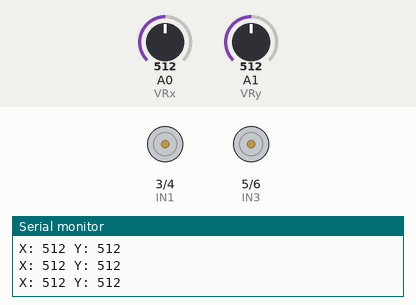
This sketch was run on a simulated Arduino Uno, built with avr-gcc and run on an emulated ATmega328P. Shown: motor-driver pin pairs drawn as motors (green arrow = first pin HIGH = forward, orange = second pin HIGH = backward, longer = more drive), the last lines printed to the serial monitor. Inputs (shaded band) come from the test bench; at power-on: A0 (VRx) = 512, A1 (VRy) = 512.

Above: at 1.2 s.
1.3 s: A0 (VRx) set to 603
2.8 s: A0 (VRx) set to 631
At 3.7 s:
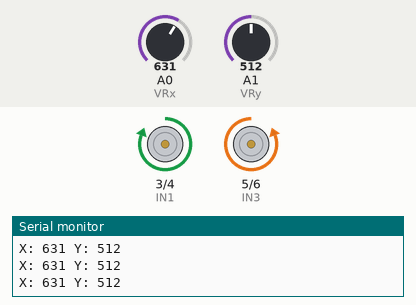
4.3 s: A1 (VRy) set to 597
5.8 s: A1 (VRy) set to 630
At 6.7 s:
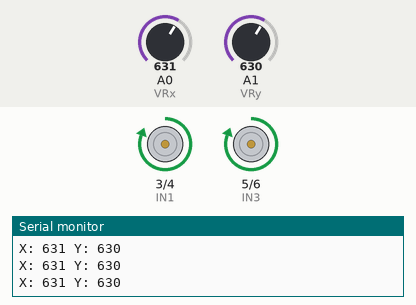
7.3 s: A1 (VRy) set to 306
At 8.2 s:
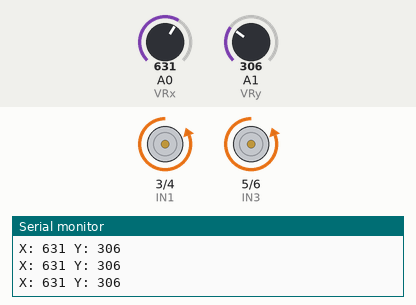
8.8 s: A1 (VRy) set to 397
10.3 s: A1 (VRy) set to 426
At 11.1 s:
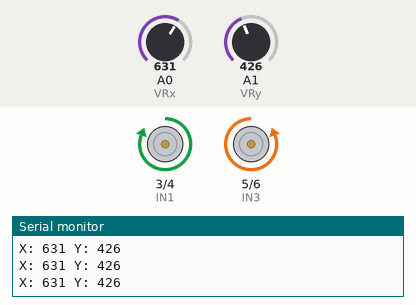
Timing chart, 0 to 12.8 s (numbered marks = the images above; inputs shaded):
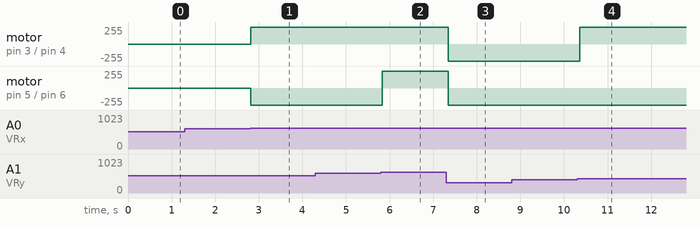

Measured:
- the behaviour switches between 612 and 613 on A0 (VRx) (found by bisection; images 0 and 1)
- the behaviour switches between 612 and 613 on A1 (VRy) (found by bisection; images 1 and 2)
- the behaviour switches between 411 and 412 on A1 (VRy) (found by bisection; images 3 and 4)
- after the input at 2.8 s, motor on pin 3 (IN1) / pin 4 (IN2): stopped → forward 255/255 at once; motor on pin 5 (IN3) / pin 6 (IN4): stopped → backward 255/255 at once
- after the input at 5.8 s, motor on pin 5 (IN3) / pin 6 (IN4): backward 255/255 → forward 255/255 at once
- after the input at 7.3 s, motor on pin 3 (IN1) / pin 4 (IN2), motor on pin 5 (IN3) / pin 6 (IN4): forward 255/255 → backward 255/255 after 0.05 s
- after the input at 10.3 s, motor on pin 3 (IN1) / pin 4 (IN2): backward 255/255 → forward 255/255 after 0.07 s

The sketch:

sketch_may19a.ino
```cpp
// Define motor pins
#define IN1 3
#define IN2 4
#define IN3 5
#define IN4 6

// Define joystick pins
#define VRx A0
#define VRy A1

// Define dead zone threshold
#define DEAD_ZONE 100

void setup() {
  // Initialize motor pins as outputs
  pinMode(IN1, OUTPUT);
  pinMode(IN2, OUTPUT);
  pinMode(IN3, OUTPUT);
  pinMode(IN4, OUTPUT);

  // Initialize serial communication
  Serial.begin(9600);
}

void loop() {
  // Read the joystick values
  int xValue = analogRead(VRx);
  int yValue = analogRead(VRy);

  // Print the joystick values (for debugging)
  Serial.print("X: ");
  Serial.print(xValue);
  Serial.print(" Y: ");
  Serial.println(yValue);

  // Calculate the deviation from the center position (512 for a 10-bit ADC)
  int xDeviation = xValue - 512;
  int yDeviation = yValue - 512;

  // Control the motors based on joystick position if outside dead zone
  if (abs(xDeviation) > DEAD_ZONE || abs(yDeviation) > DEAD_ZONE) {
    // Forward
    if (yDeviation > DEAD_ZONE) {
      digitalWrite(IN1, HIGH);
      digitalWrite(IN2, LOW);
      digitalWrite(IN3, HIGH);
      digitalWrite(IN4, LOW);
    }
    // Backward
    else if (yDeviation < -DEAD_ZONE) {
      digitalWrite(IN1, LOW);
      digitalWrite(IN2, HIGH);
      digitalWrite(IN3, LOW);
      digitalWrite(IN4, HIGH);
    }
    // Left
    else if (xDeviation < -DEAD_ZONE) {
      digitalWrite(IN1, LOW);
      digitalWrite(IN2, HIGH);
      digitalWrite(IN3, HIGH);
      digitalWrite(IN4, LOW);
    }
    // Right
    else if (xDeviation > DEAD_ZONE) {
      digitalWrite(IN1, HIGH);
      digitalWrite(IN2, LOW);
      digitalWrite(IN3, LOW);
      digitalWrite(IN4, HIGH);
    }
  } else {
    // Stop if within the dead zone
    digitalWrite(IN1, LOW);
    digitalWrite(IN2, LOW);
    digitalWrite(IN3, LOW);
    digitalWrite(IN4, LOW);
  }

  delay(100); // Add a small delay to make the movement smoother
}
```
